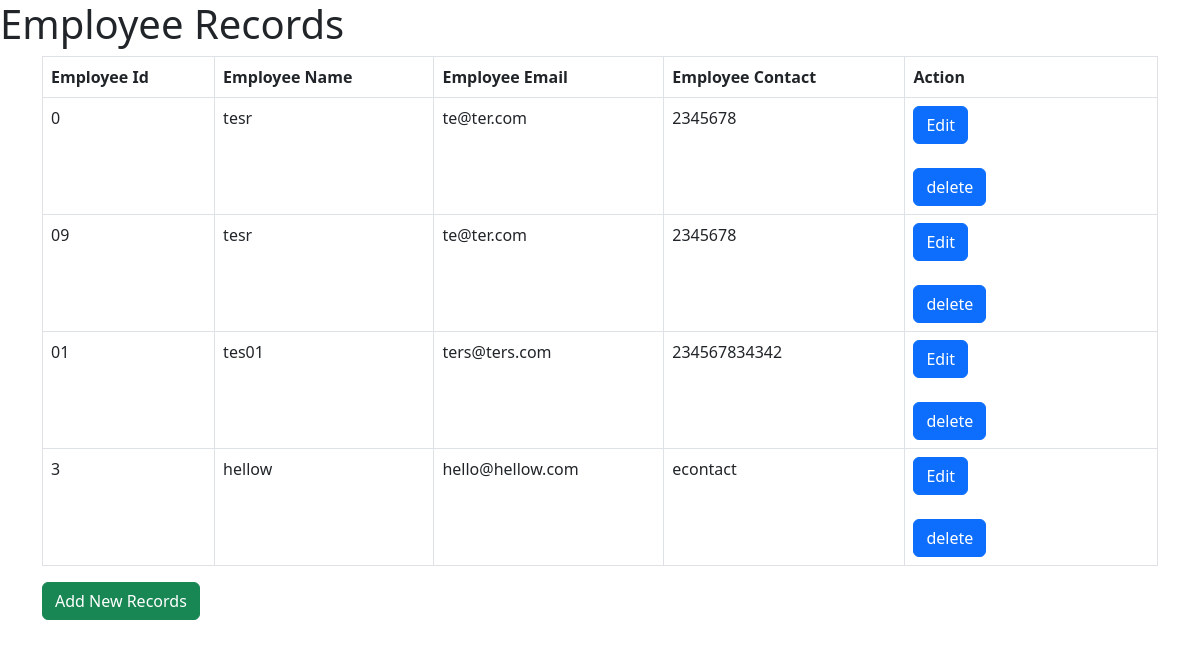
The page /show on the database as committed earlier.
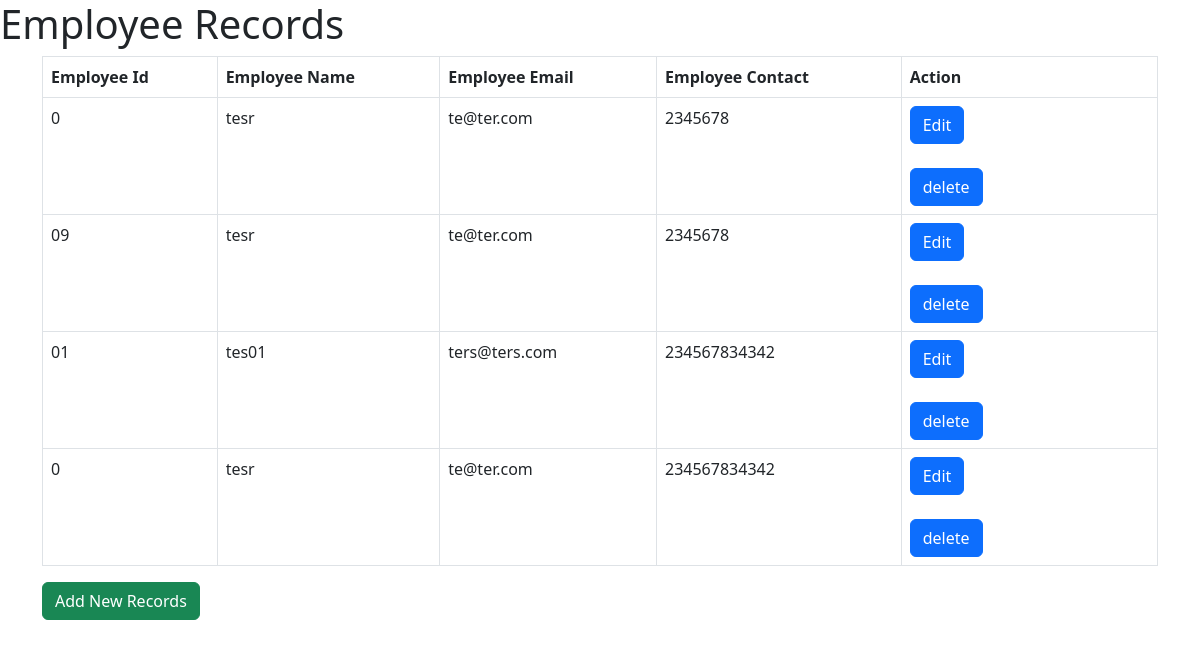
The same page on the database as committed later.
### employee/models.py (models this page shows, shortened)
class Employee(models.Model):
    eid=models.CharField(max_length=20)
    ename=models.CharField(max_length=100)
    eemail=models.EmailField()
    econstact=models.CharField(max_length=15)
    class Meta:
        db_table="employee"

### employee/views.py (the view)
# urls.py: path('show', views.show),
def show(request):
    employees=Employee.objects.all()
    return render(request,'show.html',{'employees':employees})

### employee/templates/show.html (shortened to what this page needs)
<!DOCTYPE html>
<html lang="en">
<head>
    {% load static %}
    <link ref="stylesheet" href="{% static 'css/bootstrap.css' %}">
    <link ref="stylesheet" href="{% static 'css/bootstrap.min.css' %}">
    <link href="https://cdn.jsdelivr.net/npm/bootstrap@5.3.0-alpha3/dist/css/bootstrap.min.css" rel="stylesheet">
</head>
<body>
    <div class="header">
        <h1>Employee Records</h1>
    </div>
    <div class="container">
    <table class="table table-bordered ">
        <thead>
            <tr>
                <th>Employee Id</th>
                <th>Employee Name</th>
                <th>Employee Email</th>
                <th>Employee Contact</th>
                <th>Action</th>
            </tr>
        </thead>
        <tbody>
{% for employee in employees %}
                <td>{{ employee.eid }}</td>
                <td>{{ employee.ename }}</td>
                <td>{{ employee.eemail }}</td>
                <td>{{ employee.econstact }}</td>
                <td>
                   <div class="row">
                    <div>
                        <a class="btn btn-primary" href="/edit/{{employee.id}}">Edit</a>
                    </div>
                    <div>
                      <br><a class="btn btn-primary" href="/delete/{{employee.id}}">delete</a>
                    </div>
                   </div>
 </td>
            {% endfor %}
        </tbody>
    </table>
        <a class="btn btn-success" href="/">Add New Records</a>
    </div>
    <br>
    <br>
</body>
</html>

Rows that differ between the two databases and show on the page:
removed Employee: eid "3", ename "hellow", eemail "hello@hellow.com", econstact "econtact"
added Employee: eid "0", ename "tesr", eemail "te@ter.com", econstact "234567834342"
